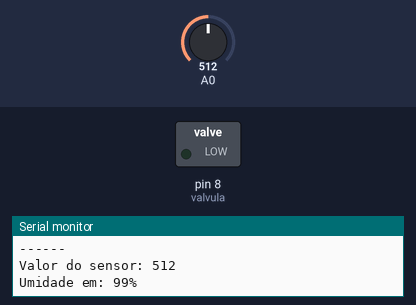
This sketch was run on a simulated Arduino Uno, built with avr-gcc and run on an emulated ATmega328P. On the bench: switched loads named in the sketch (green lamp = pin HIGH), the last lines printed to the serial monitor. The test bench sets the inputs (shaded band); at power-on: A0 = 512.

Above: at 4.8 s.
4.9 s: A0 set to 208
9.9 s: A0 set to 186
At 10.8 s:
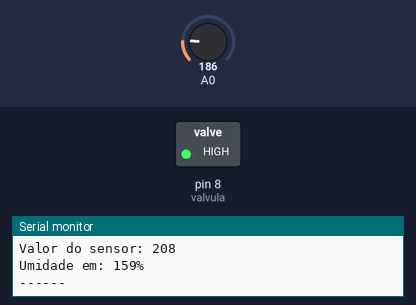
14.9 s: A0 set to 210
At 16.7 s:
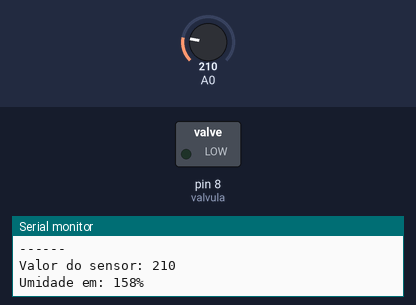
24.2 s: A0 set to 190
At 26.1 s:
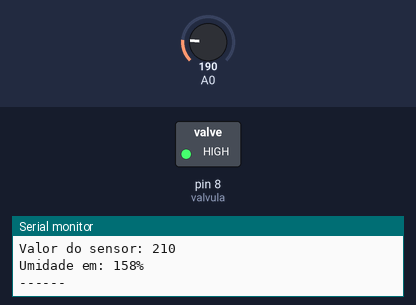
Timing chart, 0 to 27.6 s (numbered marks = the images above; inputs shaded):
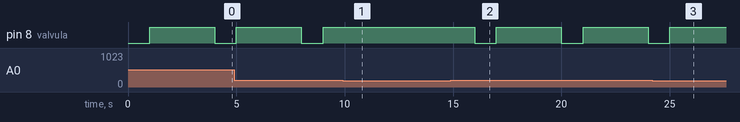

Measured:
- the behaviour switches between 201 and 200 on A0 (found by bisection; images 0 and 1)
- after the input at 9.9 s, pin 8 (valvula): stays HIGH (without the input it goes to LOW after 2.1 s)
- after the input at 14.9 s, pin 8 (valvula): alternates HIGH for 3.0 s and LOW for 1.0 s, starting after 1.1 s
- after the input at 24.2 s, pin 8 (valvula): goes on until 25.0 s, then stays HIGH

The sketch:

sketch_nov07b.ino
```cpp
int valvula = 8;

void setup() {
  pinMode(valvula, OUTPUT); // declara válvula como saída
  pinMode(A0, INPUT);
}

void loop() {
 // Leitura do sensor no pino A0 e armazenamento em SensorValue
 Serial.begin(9600);
 int sensorValue = analogRead(A0);
 Serial.print("Valor do sensor: ");
 Serial.println(sensorValue);

 int umidade = map(sensorValue, 1023, 0, 0, 200);
 Serial.print("Umidade em: ");
 Serial.print(umidade);
 Serial.println("%");
 // verifica se valor de leitura está acima de 600
 if (sensorValue > 200){
   digitalWrite(valvula,LOW);
   delay(1000);
   digitalWrite(valvula,HIGH);

 }
  else{
 // Interrompe a passagem de água
   digitalWrite(valvula,HIGH);
   delay(1000);
  }
  Serial.println("------");
  delay(3000);
}
```
